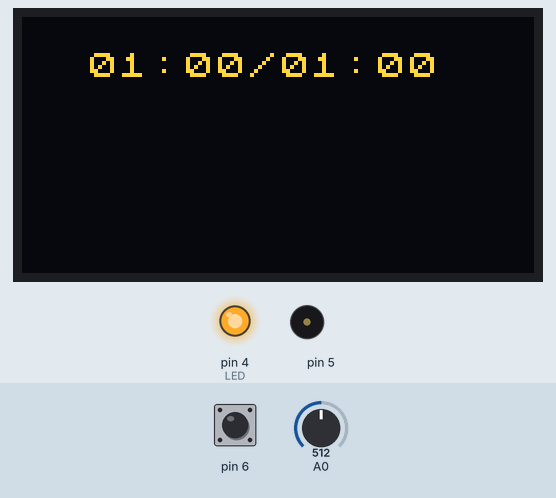
Recording of a sketch running on a simulated Arduino Uno, built with avr-gcc and run on an emulated ATmega328P. Parts: 128×64 one-colour display, output pins drawn as LEDs (lit = HIGH), buzzer (waves = sounding). Inputs (shaded band) come from the test bench; at power-on: pin 6 HIGH, A0 = 512. The OLED is the two-colour kind (top 16 rows yellow).

Above: at 1.6 s.
1.7 s: pin 6 pulsed LOW 2 times (0.12 s each, 0.3 s apart)
At 4.9 s:
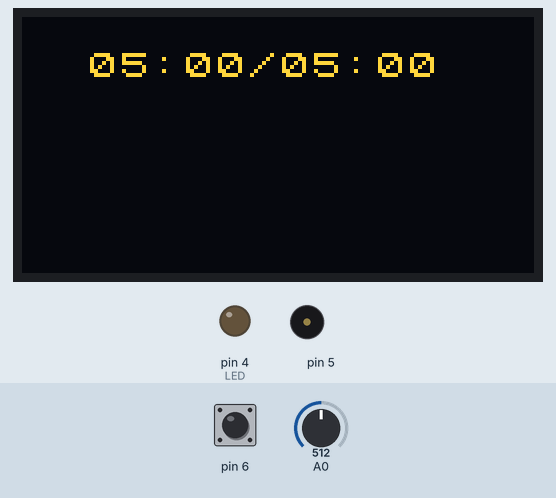
5.3 s: A0 set to 610
At 8.0 s:
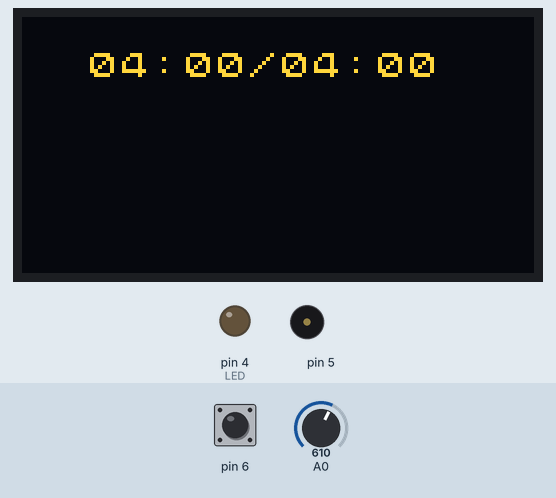
8.3 s: A0 set to 511
At 10.02 s:
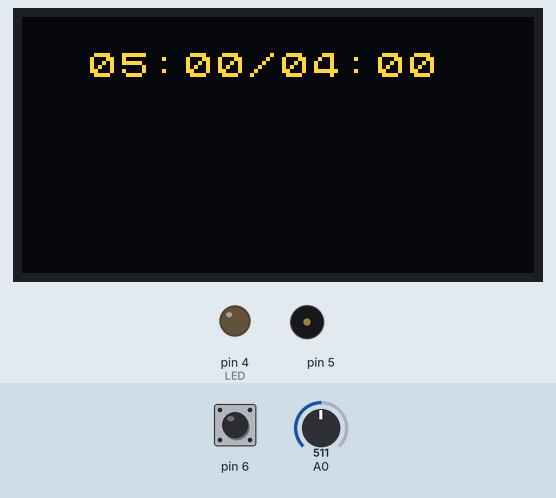
11.3 s: A0 set to 390
At 13.8 s:
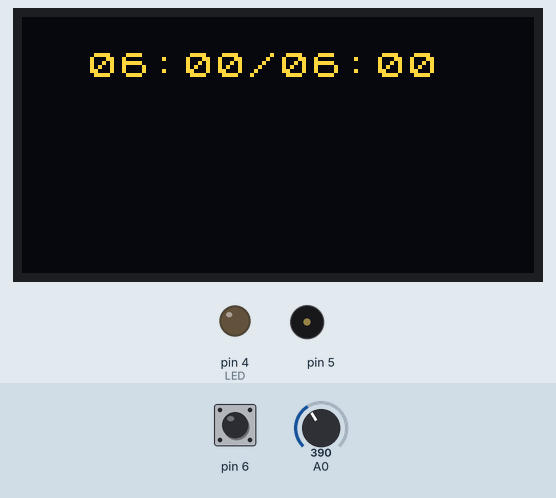
Timing chart, 0 to 15.3 s (numbered marks = the images above; inputs shaded):
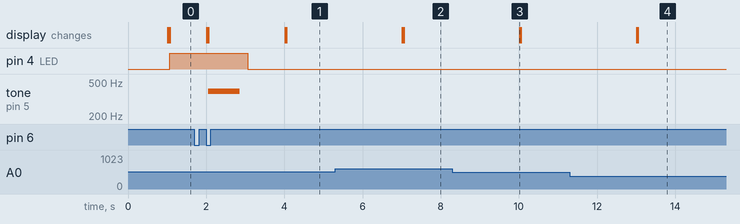

Measured:
- after the input at 1.7 s, tone on pin 5: silent → 392 Hz after 0.36 s, → silent 0.80 s later
- after the input at 5.3 s, the display: first changes after 1.7 s (image 2 shows a later state)
- after the input at 8.3 s, the display: changes after 1.7 s (image 3)
- after the input at 11.3 s, the display: first changes after 1.7 s (image 4 shows a later state)

The sketch:

Sketch4_6.ino
```cpp
// Sketch4_6.ino
// OLEDディスプレイの準備
#include "U8x8lib.h"
U8X8_SSD1306_128X64_ALT0_HW_I2C u8x8(/* reset=*/U8X8_PIN_NONE);

int timerMode = 0;        // モード管理
int btnStatus = LOW;      // ボタン状態
int setTime = 60;         // カウント時間の設定
int countTime = setTime;  // カウントの管理
//時間の管理
unsigned long measureTime = millis();

void setup() {
  pinMode(6, INPUT);   // ボタン
  pinMode(4, OUTPUT);  // LED
  // OLEDディスプレイの初期化
  u8x8.begin();
  u8x8.setFlipMode(1);
  u8x8.setFont(u8x8_font_chroma48medium8_r);
  u8x8.clear();
}

void loop() {
  if (digitalRead(6) == LOW) {
    btnStatus = LOW; // 直前のボタン状態を記録
  } else {
    delay(10);
    // ボタンが押されたら10ミリ秒待って再度確認
    // 直前までボタンが押されていなかったことを確認
    if (digitalRead(6) == HIGH && btnStatus == LOW) {
      // モードの切り替え
      timerMode++;
      if (3 <= timerMode) {
        timerMode = 0;
      }
      btnStatus = HIGH; // 直前のボタン状態をHIGHで記録
    }
  }
  // 1秒ごとの処理
  if (1000 <= (millis() - measureTime)) {
    measureTime += 1000;
    u8x8.setCursor(2, 1);
    u8x8.println(TimeText(countTime) + "/" + TimeText(setTime));
    // モード0の処理
    if (timerMode == 0) {
      digitalWrite(4, LOW);
      setTime = SelectTime();
      countTime = setTime ;
    }
    // モード1の処理
    if (timerMode == 1) {
      digitalWrite(4, !digitalRead(4));
      countTime--;
      if (countTime == 0) {
        timerMode = 2;
      }
    }
    //モード2の処理
    if (timerMode == 2) {
      tone(5, 392, 800);
      digitalWrite(4, HIGH);
    }
  }
}
```

SelectTime.ino
```cpp
// SelectTime.ino
// ポテンショメーターで測定時間を調整する
int SelectTime() {
  pinMode(A0, INPUT); // ポテンショメーター
  int inputTime = 1023 - analogRead(A0);
  if (1000 < inputTime) {
    return 600;
  }
  if (900 < inputTime) {
    return 540;
  }
  if (800 < inputTime) {
    return 480;
  }
  if (700 < inputTime) {
    return 420;
  }
  if (600 < inputTime) {
    return 360;
  }
  if (500 < inputTime) {
    return 300;
  }
  if (400 < inputTime) {
    return 240;
  }
  if (300 < inputTime) {
    return 180;
  }
  if (200 < inputTime) {
    return 120;
  }
  return 60;
}
```

TimeText.ino
```cpp
// TimeText.ino
// 秒数を時間表示にする（例　60　→　01:00）
String TimeText(int seconds) {
  String textData = "";
  // 分の表示
  int minutes = seconds / 60;
  if (minutes < 10) {
    textData = "0";
  }
  textData += String(minutes) + ":";
  // 秒の表示
  seconds = seconds % 60;
  if (seconds < 10) {
    textData += "0";
  }
  textData += String(seconds);
  return textData;
}
```
